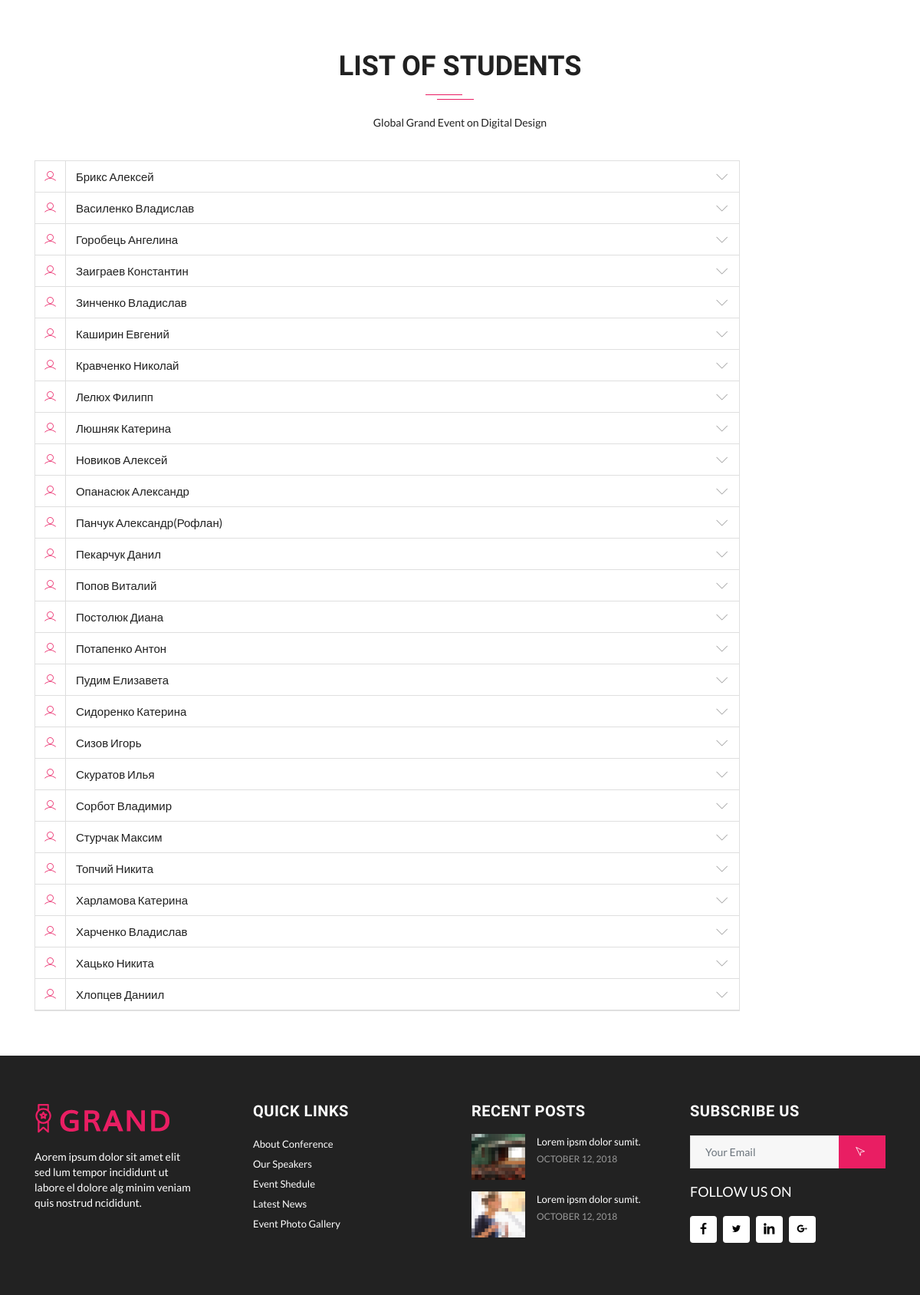
/students/, run on an earlier commit of the app's database.
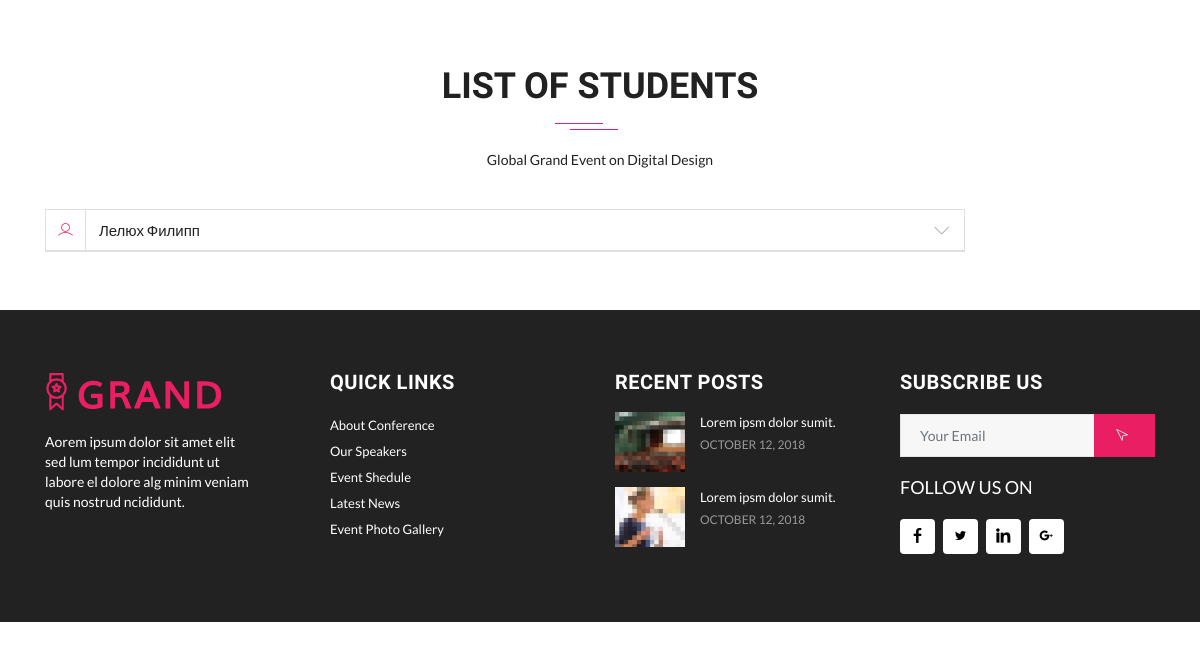
And on a later commit of the database.
### News/models.py (models this page shows, shortened)
class Student(models.Model):
    id = models.AutoField(primary_key=True)
    name = models.CharField(max_length = 30);
    birthdata = models.DateField();
    number = models.CharField(max_length = 20);
    email = models.EmailField();

### News/templates/news/post.html (shortened to what this page needs)
{% extends "mainApp/wrapper.html"%}
{% block content %}
<section id="faq" class="section-padding">
  <div class="container">
    <div class="row">
      <div class="col-12">
        <div class="section-title-header text-center">
          <h1 class="section-title wow fadeInUp" data-wow-delay="0.2s">List of students</h1>
          <p class="wow fadeInDown" data-wow-delay="0.2s">Global Grand Event on Digital Design</p>
        </div>
      </div>
    </div>
    <div class="row">
      <div class="col-lg-10 col-md-12 col-xs-12 col-sm-12">
        {% for post in object_list %}
        <div class="accordion">
          <div class="card">
            <div class="card-header" id="headingOne">
              <div class="header-title" data-toggle="collapse" data-target="#question{{post.id}}" aria-expanded="true" aria-controls="collapseOne">
                <i class="lni-user"></i> {{post.name}}
              </div>
            </div>
          </div>
        </div>
        {% endfor %}
      </div>
    </div>
  </div>
</section>
  {% endblock %}

### mainApp/templates/mainApp/wrapper.html (shortened to what this page needs)
<!DOCTYPE html>
<html lang="en">
  <head>
    {% load staticfiles %}
    <link rel="stylesheet" type="text/css" href="{%static 'mainApp/assets/css/bootstrap.min.css'%}" >
    <link rel="stylesheet" type="text/css" href="{%static 'mainApp/assets/fonts/line-icons.css'%}">
    <link rel="stylesheet" type="text/css" href="{%static 'mainApp/assets/css/slicknav.css'%}">
    <link rel="stylesheet" type="text/css" href="{%static 'mainApp/assets/css/nivo-lightbox.css'%}" >
    <link rel="stylesheet" type="text/css" href="{%static 'mainApp/assets/css/animate.css'%}">
    <link rel="stylesheet" type="text/css" href="{%static 'mainApp/assets/css/main.css'%}">
    <link rel="stylesheet" type="text/css" href="{%static 'mainApp/assets/css/responsive.css'%}">
  </head>
  <body>
    <header id="header-wrap">
      <nav class="navbar navbar-expand-lg fixed-top scrolling-navbar">
        <div class="container">
          <div class="collapse navbar-collapse" id="main-navbar">
            <ul class="navbar-nav mr-auto w-100 justify-content-end">
              <li class="nav-item">
                <a class="nav-link" href="/">
                </a>
              </li>
              <li class="nav-item">
                <a class="nav-link" href="/schedule">
                </a>
              </li>
              <li class="nav-item">
                <a class="nav-link" href="/students">
                </a>
              </li>
            </ul>
          </div>
        </div>
      </nav>
    </header>
    {% block content %}
    {% endblock %}
    <footer class="footer-area section-padding">
      <div class="container">
        <div class="row">
          <div class="col-md-6 col-lg-3 col-sm-6 col-xs-12 wow fadeInUp" data-wow-delay="0.2s">
            <h3><img src="assets/img/logo.png" alt=""></h3>
            <p>
              Aorem ipsum dolor sit amet elit sed lum tempor incididunt ut labore el dolore alg minim veniam quis nostrud ncididunt.
            </p>
          </div>
          <div class="col-md-6 col-lg-3 col-sm-6 col-xs-12 wow fadeInUp" data-wow-delay="0.4s">
            <h3>QUICK LINKS</h3>
            <ul>
              <li><a href="#">About Conference</a></li>
              <li><a href="#">Our Speakers</a></li>
              <li><a href="#">Event Shedule</a></li>
              <li><a href="#">Latest News</a></li>
              <li><a href="#">Event Photo Gallery</a></li>
            </ul>
          </div>
          <div class="col-md-6 col-lg-3 col-sm-6 col-xs-12 wow fadeInUp" data-wow-delay="0.6s">
            <h3>RECENT POSTS</h3>
            <ul class="image-list">
              <li>
                <figure class="overlay">
                  <img class="img-fluid" src="assets/img/art/a1.jpg" alt="">
                </figure>
                <div class="post-content">
                  <h6 class="post-title"> <a href="blog-single.html">Lorem ipsm dolor sumit.</a> </h6>
                  <div class="meta"><span class="date">October 12, 2018</span></div>
                </div>
              </li>
              <li>
                <figure class="overlay">
                  <img class="img-fluid" src="assets/img/art/a2.jpg" alt="">
                </figure>
                <div class="post-content">
                  <h6 class="post-title"><a href="blog-single.html">Lorem ipsm dolor sumit.</a></h6>
                  <div class="meta"><span class="date">October 12, 2018</span></div>
                </div>
              </li>
            </ul>
          </div>
          <div class="col-md-6 col-lg-3 col-sm-6 col-xs-12 wow fadeInUp" data-wow-delay="0.8s">
            <h3>SUBSCRIBE US</h3>
            <div class="widget">
              <div class="newsletter-wrapper">
                <form method="post" id="subscribe-form" name="subscribe-form" class="validate">
                  <div class="form-group is-empty">
                    <input type="email" value="" name="Email" class="form-control" id="EMAIL" placeholder="Your email" required="">
                    <button type="submit" name="subscribe" id="subscribes" class="btn btn-common sub-btn"><i class="lni-pointer"></i></button>
                  </div>
                </form>
              </div>
            </div>
            <div class="widget">
              <h5 class="widget-title">FOLLOW US ON</h5>
              <ul class="footer-social">
                <li><a class="facebook" href="#"><i class="lni-facebook-filled"></i></a></li>
                <li><a class="twitter" href="#"><i class="lni-twitter-filled"></i></a></li>
                <li><a class="linkedin" href="#"><i class="lni-linkedin-filled"></i></a></li>
                <li><a class="google-plus" href="#"><i class="lni-google-plus"></i></a></li>
              </ul>
            </div>
          </div>
        </div>
      </div>
    </footer>
  </body>
</html>

What changed in the data, as far as the page shows it:
removed Student: name "Брикс Алексей"
removed Student: name "Василенко Владислав"
removed Student: name "Горобець Ангелина"
removed Student: name "Заиграев Константин"
removed Student: name "Зинченко Владислав"
removed Student: name "Каширин Евгений"
removed Student: name "Кравченко Николай"
removed Student: name "Люшняк Катерина"
removed Student: name "Новиков Алексей"
removed Student: name "Опанасюк Александр"
removed Student: name "Панчук Александр(Рофлан)"
removed Student: name "Пекарчук Данил"
removed Student: name "Попов Виталий"
removed Student: name "Постолюк Диана"
removed Student: name "Потапенко Антон"
removed Student: name "Пудим Елизавета"
removed Student: name "Сидоренко Катерина"
removed Student: name "Сизов Игорь"
removed Student: name "Скуратов Илья"
removed Student: name "Сорбот Владимир"
removed Student: name "Стурчак Максим"
removed Student: name "Топчий Никита"
removed Student: name "Харламова Катерина"
removed Student: name "Харченко Владислав"
removed Student: name "Хацько Никита"
removed Student: name "Хлопцев Даниил"
